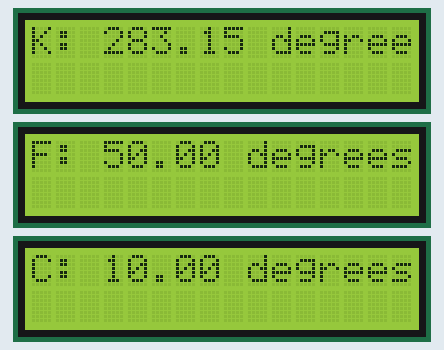
The program below on a simulated Arduino Uno, built with avr-gcc and run on an emulated ATmega328P. Shown: 3 × 16×2 character LCD.

Above: at 0.3 s.
At 4.4 s:
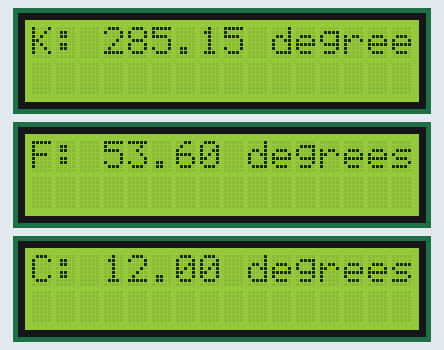
At 8.5 s:
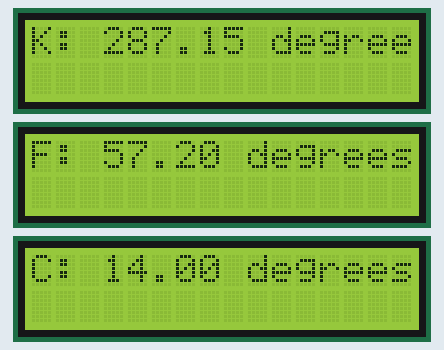
At 18.8 s:
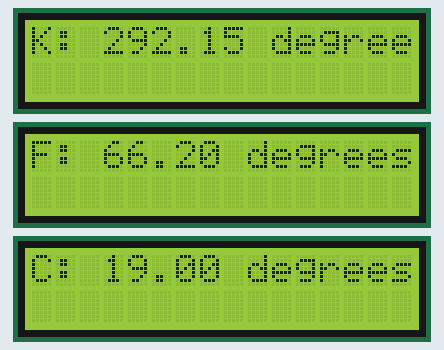
At 27.0 s:
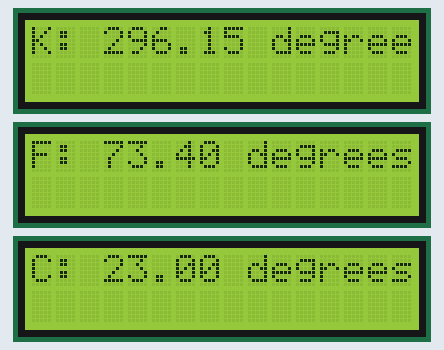
At 37.3 s:
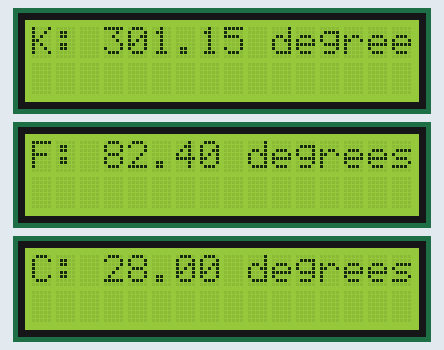

Measured:
- what the display in image 1 shows lasts 2.0 s, from 4.4 s to 6.4 s

The program:

main.cpp
```cpp
#include <Arduino.h>
#include <LiquidCrystal_I2C.h>
#include <Wire.h>

int temperature = 10;

LiquidCrystal_I2C lcd1(0x20, 16, 2);
LiquidCrystal_I2C lcd2(0x26, 16, 2);
LiquidCrystal_I2C lcd3(0x23, 16, 2);

void setup(){
  lcd1.init();
  lcd1.backlight();
  lcd2.init();
  lcd2.backlight();
  lcd3.init();
  lcd3.backlight();
}

void loop(){

  lcd3.clear();
  lcd2.clear();
  lcd1.clear();
  lcd3.print("C: " + String(calcCelsius(temperature), 2) + " degrees");
  lcd2.print("F: " + String(calcFahrenheit(temperature), 2) + " degrees");
  lcd1.print("K: " + String(calcKelvin(temperature), 2) + " degrees");

  temperature ++;
  delay (2000);
}

float calcKelvin (int temp){
  return temp + 273.15;
}

float calcFahrenheit(int temp){
  return(temp * 9.0 / 5.0) + 32;
}

float calcCelsius(int temp){
  return temp;
}
```
